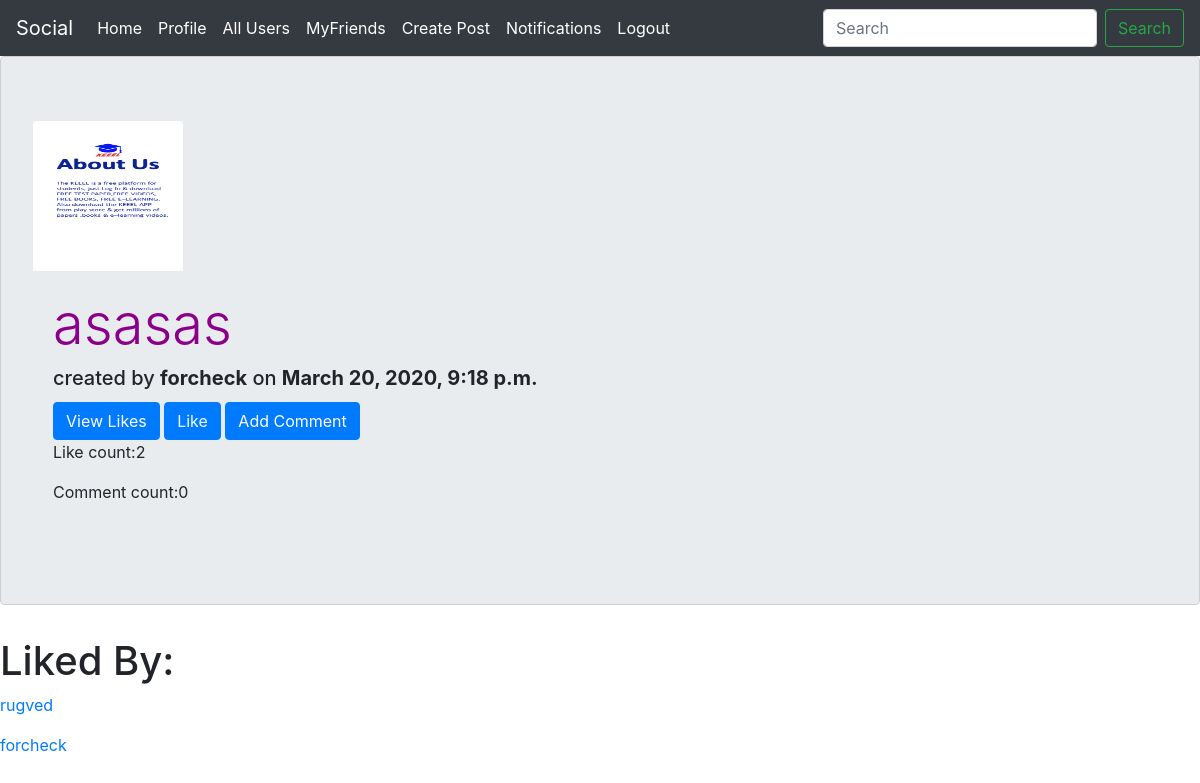
The app's page /main/show_like/11 (signed in) with its own data.
### main/models.py (models this page shows)
class Post(models.Model):
    image_url=models.ImageField(upload_to='images/')
    caption=models.TextField()
    date_time=models.DateTimeField(auto_now_add=True)
    fk_user_id=models.ForeignKey(User,on_delete=models.CASCADE)
    post_type=models.IntegerField(default=0)
    like_count=models.IntegerField(default=0)
    comment_count=models.IntegerField(default=0)

class Likes(models.Model):
    fk_user_id=models.ForeignKey(User,on_delete=models.CASCADE)
    fk_post_id=models.ForeignKey(Post,on_delete=models.CASCADE,default=None)
    fk_comments_id=models.ForeignKey(Comments,on_delete=models.CASCADE,blank=True, null=True)

### main/views.py (the view)
# urls.py: path('show_like/<int:pk>',views.show_like,name='name_show_like'),
@login_required
def show_like(request,pk):
    l=Likes.objects.filter(fk_post_id=pk)
    post=Post.objects.filter(pk=pk)[0]
    return render(request,'main/show_like.html',{'likes':l,"post":post})

### main/templates/main/show_like.html (shortened to what this page needs)
{% extends 'main/base.html' %}
{% load static %}
    {% block content %}
    <div class="jumbotron card" >
        <img class="card-img-top" style="width: 150px;height: 150px;" src="http://127.0.0.1:8000/media/{{ post.image_url }}" alt="Card image cap">
        <div class="card-body">
            <h1 class="display-4" style="color: darkmagenta;">{{post.caption}}</h1>
          <h5 class="card-title">created by <strong>{{post.fk_user_id}}</strong> on <strong>{{post.date_time}}</strong></h5>
          <a href="{% url 'name_show_like' pk=post.pk %}" class="btn btn-primary">View Likes</a>
          <a  id="like{{ post.id }}" data-catid="{{ post.id }}" class="likebutton btn btn-primary" style="color: aliceblue;">Like</a>
          <a href="{% url 'name_display_single_post' pk=post.pk %}" class="btn btn-primary">Add Comment</a>
            <p id="p1{{post.id}}">Like count:{{ post.like_count }}</p>
            <p id="p2{{post.id}}">Comment count:{{ post.comment_count }}</p>
        </div>
    </div>
    <h1>Liked By:</h1>
    {% for l in likes %}
        <p><a href="{% url 'name_get_profile' pk=l.fk_user_id.pk %}" class="card-link">{{l.fk_user_id}}</a></p>
    {% endfor %}
    {% endblock %}

### records on screen
Post: image_url (picture), caption "asasas", fk_user_id "forcheck", date_time "March 20, 2020, 9:18 p.m.", like_count "2", comment_count "0"
Likes: fk_user_id "rugved"
Likes: fk_user_id "forcheck"
